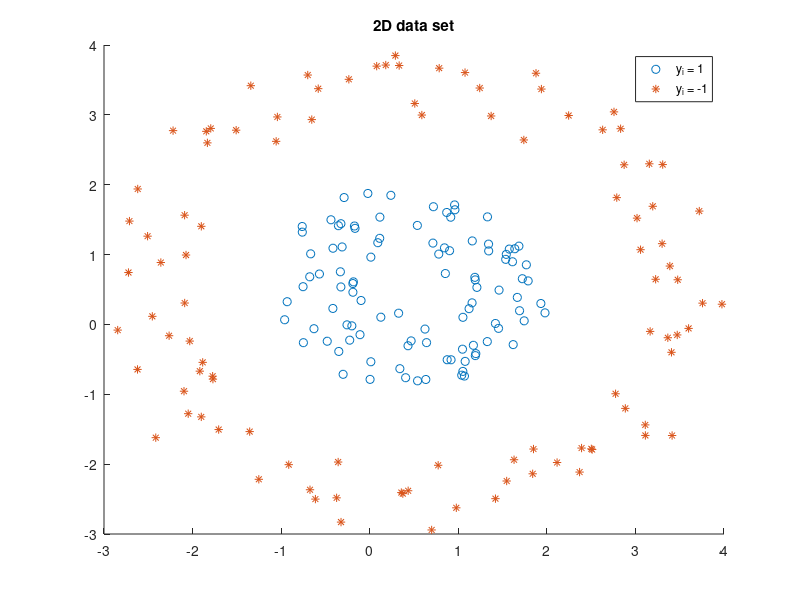

Write MATLAB code to recreate this figure. (Note: this script raises an error after producing the figure.)
%% Numerical Optimisation Project 
% Name: Dylan Scotney 
% SN: 18138211
% Submission date: 09/04/2019

% clear cache and variables 
clear cache variables
addpath Lib

%--------------------------------------------------------------------------
%% Simulating dataset 
%--------------------------------------------------------------------------
numOfPoints = 200; % code will round down if not even
theta = linspace(0, 2*pi, numOfPoints/2);
% 4th column = 0 will later be used to store mapped values from kernels
scatter_circle = @(r, noise, class) [r * cos(theta) + noise(1,:);
                                     r * sin(theta) + noise(2,:);
                                     0*theta;
                                     class*ones(1,length(theta))];

% Generate random sets with norm distribution, acts as noise on sample
data_generator = rng(0,'v5normal');
noise1 = rand(2,length(theta));
noise2 = rand(2,length(theta));

dataset_p = scatter_circle(1, noise1, 1)';
dataset_m = scatter_circle(3, noise2, -1)';
dataset = [dataset_p; dataset_m];

% Plot data
figure('name', 'Non-Linearly Seperable Data')
hold on
scatter(dataset_p(:,1), dataset_p(:,2), 'o')
scatter(dataset_m(:,1), dataset_m(:,2), '*')
title("2D data set")
legend("y_i = 1", "y_i = -1")
grid off
hold off

disp("Simulated data set.")

%--------------------------------------------------------------------------
%% Seperating dataset with kernel 
%--------------------------------------------------------------------------

% Radial Basis Kernel:
%---------------------
dataset = radialBasisKernel(dataset);

% Polynomial Kernel:
%-------------------
%dataset = polynomialKernel(dataset);


% Plot Seperated Data
%==========================================================================
split = numOfPoints/2;

figure('name', 'Radial Basis Kernel Mapping')
scatter3(dataset(1:split, 1), dataset(1:split, 2),...
         dataset(1:split,3), 'o');
hold on
scatter3(dataset(split+1:end, 1), dataset(split+1:end, 2), ...
         dataset(split+1:end,3), '*');
title("Radial Basis Kernel Mapping")
legend("y_i = 1", "y_i = -1")
hold off
%==========================================================================
disp("Seperated data with radial basis kernel.")

%--------------------------------------------------------------------------
%% Calculating Hessian of Radial Basis Kernel
%--------------------------------------------------------------------------
% Computing matrix H
H = zeros(numOfPoints,numOfPoints);
for i = 1:numOfPoints
    for j = 1:numOfPoints
        H(i,j) = dataset(i,4)*dataset(j,4)*dot(dataset(i,1:3), dataset(j,1:3));
    end
end
disp("Calculated Hessian.")

%--------------------------------------------------------------------------
%% Formulating minimisation problem
%--------------------------------------------------------------------------

group = dataset(:, 4); %classification of each point

% Define function handles for augLag and diffAugLag:
%==========================================================================
f = @(a) F(a, H);
c_e = @(a) C_e(a, group);
psi = @(a, mu_I, lambda_I) Psi(a, mu_I, lambda_I);

df = @(a) dF(a, H);
dc_e = dC_e(group);
dpsi = @ (a, mu_I, lambda_I) dPsi(a, mu_I, lambda_I);

d2f = d2F(H);
d2c_e = @(mu_e) 1/mu_e * d2C_e(group);
d2psi = @(a, mu_I, lambda_I) d2Psi(a, mu_I,  lambda_I);

%==========================================================================


% Defining Lagrangian (see report) <add more info here>
%==========================================================================
L.f = @(a, mu_e, lambda_e, mu_I, lambda_I) augLagrangian(f, c_e, psi, a,...
                                                       mu_e, lambda_e, ...
                                                       mu_I,lambda_I);

L.df = @(a, mu_e, lambda_e, mu_I, lambda_I) diffAugLagrangian(df, dc_e, c_e,...
                                                            dpsi, a, mu_e,...
                                                            lambda_e, mu_I,...
                                                            lambda_I);  
                                                        
L.d2f = @(a, mu_e, mu_I, lambda_I) d2AugLagrangian(d2f, d2c_e, d2psi, a, mu_e,...
                                             mu_I, lambda_I);
%==========================================================================

disp("Formulated minimisation problem.")

%--------------------------------------------------------------------------
%% Solving Minimisation Problem
%--------------------------------------------------------------------------

% Initialisation:
%==========================================================================
% Starting point
a0 = 0*ones(length(H), 1);

% Parameters
mu_e0 = 10;
lambda_e0 = 3;
mu_I0 = 1;
lambda_I0 = ones(length(H), 1);
tol = 1e-6; 
alpha0 = 1;
maxIter = 500;
storeInfo = true;
dataGroups = dataset(:,4);
%==========================================================================

% Solving using Framework 17.3 from Nocedal and Wright:
%=========================================================================
[a_k, f_max, nIter, info] = augLagFramework(L, a0, dataGroups, mu_e0,...
                                            lambda_e0, mu_I0, lambda_I0,...
                                            tol, maxIter, storeInfo);
a_k;
norm(info.diff(:,end));
%==========================================================================
disp("Solving minimisation problem.")  
disp(info.stopCond)

%--------------------------------------------------------------------------
%% Plotting data of solution
%--------------------------------------------------------------------------

% Plotting paths if 2D problem: 
%==========================================================================
if(numOfPoints == 3)
    func2 = @(x,y) L.f([x;y],realmax,0,realmax,[0;0]);
    figure('name', '2d path')
    hold on 
    fcontour(func2,[0, 1.5,0,1.5], 'LevelStep', 0.01)
    plot(info.as(1,:), info.as(2,:), 'r-o', 'MarkerFaceColor', 'r')
    plot(0:0.1:1, 0:0.1:1,'b') % sum(alpha_iy_i) = 0
    hold off
end
%==========================================================================

% Plotting Convergence of a_k:
%==========================================================================
successiveDiff = [diff(info.as(1,:)); diff(info.as(2,:))];
figure('name', 'Convergence of alpha')
semilogy(vecnorm(successiveDiff, 2, 1))
xlabel("Iteration")
ylabel("||\alpha_k - \alpha_k_-_1)||")
%==========================================================================

% % Plotting Convergence of df:
% %==========================================================================
% figure('name', 'Convergence of df')
% semilogy(vecnorm(info.diff, 2, 1))
% xlabel("Iteration")
% ylabel("||df||")
% %==========================================================================

% Plotting Convergence of a_k:
%==========================================================================
figure('name', 'Convergence of df')
plot(vecnorm(info.as, 2, 1))
xlabel("Iteration")
ylabel("||a_k||")
%==========================================================================


% Plotting Parameters:
%==========================================================================
figure('name', 'lambda_I')
plot(vecnorm(info.lambda_I,2,1))
ylabel("||\lambda^I||")
xlabel("Iteration")

% figure('name', 'mu_I')
% semilogy(info.mu_I)
% ylabel("||\mu^I||")
% xlabel("Iteration")
% 
% figure('name', 'mu_e')
% semilogy(info.mu_e)
% ylabel("||\mu^e||")
% xlabel("Iteration")

figure('name', 'lambda_e')
plot(info.lambda_e)
ylabel("||\lambda^e||")
xlabel("Iteration")
%==========================================================================
disp("Plotting results")


%--------------------------------------------------------------------------
%% Calculating Equation of Plane
%--------------------------------------------------------------------------

% Calculate w = sum(alpha_i * y_i * x_i)
%==========================================================================
w = calcW(a_k, dataset(:,1:3), dataset(:,4));
disp("Calculating w")
%==========================================================================

% Determine Support Vectors
%==========================================================================
% Indicies for a_i > 0
supportVecs = [];
for i = 1:length(a_k)
    if(a_k(i) > 0.01)
        % use i as supportVec
        supportVecs = [supportVecs; dataset(i,:), a_k(i)];        
    end
end
disp("Calculating Support Vectors")
%==========================================================================

% Calculating b
%==========================================================================
b = calcb(supportVecs);
disp("calculating b")
%==========================================================================

%--------------------------------------------------------------------------
%% Plotting SVM plane
%--------------------------------------------------------------------------

func = @(x,y) (-b - w(1)*x - w(2)*y)/w(3);
[X,Y] = meshgrid(-4:0.1:4, -4:0.1:4);
Z = func(X,Y);

figure('name', 'SVM Mapping')
hold on
scatter3(dataset(1:split, 1), dataset(1:split, 2), dataset(1:split,3), 'o');
surf(X,Y,Z)
scatter3(dataset(split+1:end, 1), dataset(split+1:end, 2), dataset(split+1:end,3), '*');
xlabel('x')
ylabel('y')
zlabel('z')
legend("y_i = 1", "SVM", "y_i = -1")
hold off

disp("Plotting SVM plane")
